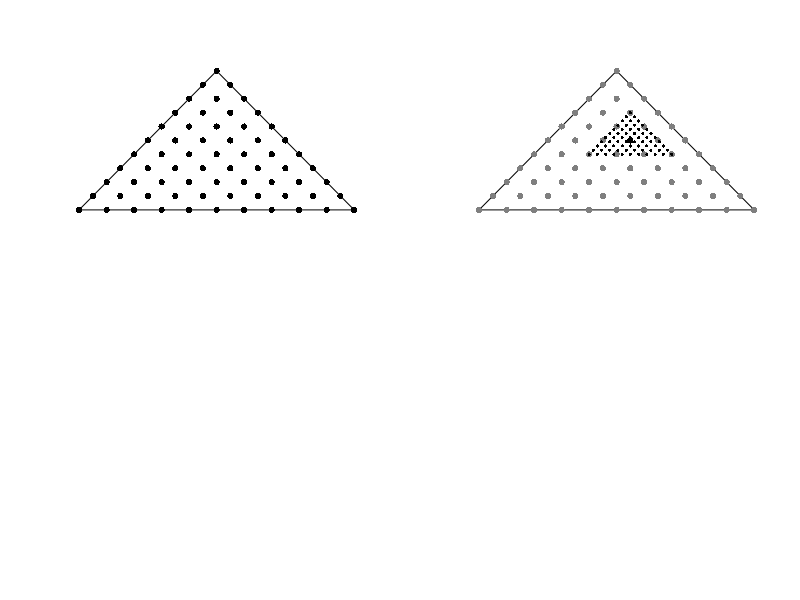

This figure's R source:
save_pdf<-F
simplex<-as.matrix(read.csv("simplex.csv",sep=";",header=FALSE))
x<-simplex[,2]+simplex[,3]/2
y<-sqrt(3)/2*simplex[,3]

if(save_pdf){
	pdf("fig1.pdf",width=5,height=5)
}else{
par(mfrow=c(2,2))
}
plot(c(0,1),c(0,0),type="l",mar=c(0,0,0,0),ylim=c(0,0.85),xlab="",ylab="",xaxt="n",yaxt="n",bty="n")
lines(c(0,0.5),c(0,sqrt(3)/2))
lines(c(1,0.5),c(0,sqrt(3)/2))
points(x,y,pch=16)
if(save_pdf){
dev.off()
}

selpoint<-simplex[25,]
dsimp<-(simplex-1/3)/((1-1/3)*5)
paround<-t(t(dsimp)+selpoint)
x1<-paround[,2]+paround[,3]/2
y1<-sqrt(3)/2*paround[,3]

if(save_pdf){
pdf("fig2.pdf",width=5,height=5)
}
plot(c(0,1),c(0,0),type="l",mar=c(0,0,0,0),ylim=c(0,0.85),xlab="",ylab="",xaxt="n",yaxt="n",bty="n")
lines(c(0,0.5),c(0,sqrt(3)/2))
lines(c(1,0.5),c(0,sqrt(3)/2))
points(x,y,pch=16,col="gray50")
points(x[25],y[25],pch=16)
points(x1,y1,pch=16,cex=0.5)
if(save_pdf){
dev.off()
}

